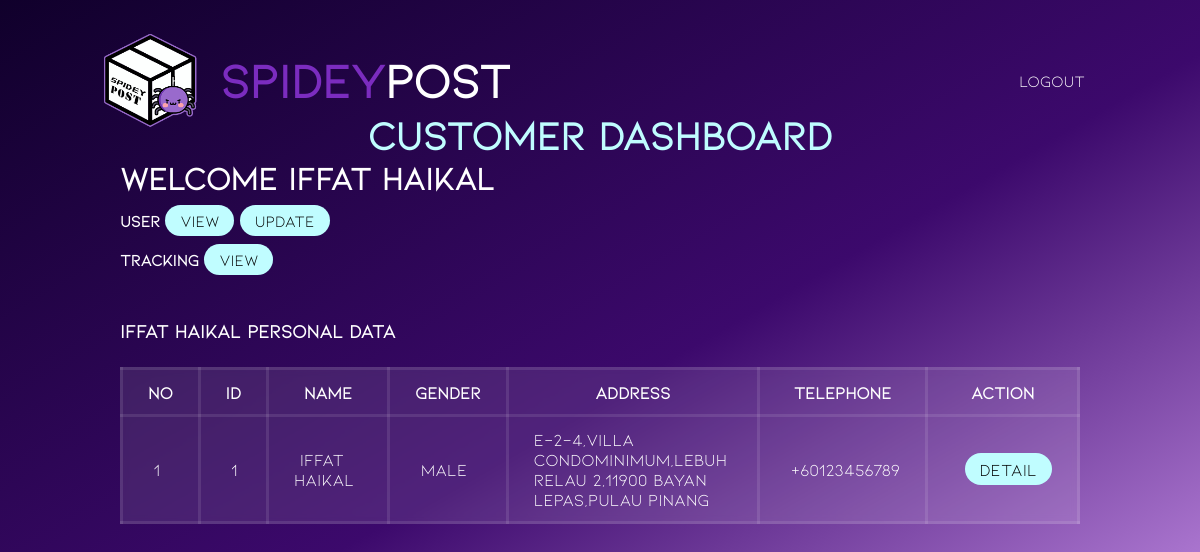
The page /user/view_user.php (signed in) on the database its author committed.
### tables this page shows
CREATE TABLE `customer` (
  `custID` int(10) NOT NULL,
  `username` varchar(50) NOT NULL,
  `password` varchar(50) NOT NULL,
  `custName` varchar(255) NOT NULL,
  `gender` int(5) NOT NULL,
  `custAddress` varchar(255) NOT NULL,
  `custContact` varchar(12) NOT NULL,
  `custEmail` varchar(50) NOT NULL,
  `level_id` int(3) NOT NULL
);

### user/view_user.php (the view, shortened to what this page needs)
<!DOCTYPE html>
<?php
include('../include/dbconn.php');
?>
<html lang="en">
<head>
    <link rel="stylesheet" href="./dashboard.css">
</head>
<body>
    <header id="header">
        <a href="#" class="logo">
            <img src="../Sources/Logo.png" alt="Logo">
            <h2>
                <div>Spidey</div> Post
            </h2>
        </a>
        <ul class="navigation">
            <li><a href="../login/logout.php">Logout</a></li>
        </ul>
    </header>
    <div class="container">
        <div class="bar">
            <h1> Customer Dashboard</h1>
        </div>
        <div class="main">
            <div class="greetinguser">
                <h1>Welcome <?php echo $_SESSION['username']; ?></h1>
                <b>User</b>
                <a href="view_user.php">View</a>
                <a href="update_user.php">Update<br></a>
                <div class="track">
                    <b>Tracking</b>
                    <a href="view_tracking.php">View</a>
                </div>
            </div>
        </div>
        <div class="main">
            <h3> <?php echo ucwords(strtolower($_SESSION['username'])); ?> Personal Data</h3>
            <?php
            $username = $_SESSION['username'];
            $query = "SELECT * FROM customer where custName = '$username' ";
            $result = mysqli_query($dbconn, $query) or die("Error: " . mysqli_error($dbconn));
            $numrow = mysqli_num_rows($result);
            ?>
            <table class="tableContent" cellpadding="0" cellspacing="0">
                <thead>
                    <tr>
                        <th width="3%">No</td>
                        <th width="5px">ID</td>
                        <th width="26%">Name</td>
                        <th width="8%">Gender</td>
                        <th width="35%">Address</td>
                        <th width="9%">Telephone</td>
                        <th colspan="2">Action</td>
                    </tr>
                </thead>
                <?php
                for ($a = 0; $a < $numrow; $a++) {
                    $row = mysqli_fetch_array($result);
                ?>
                    <tbody>
                        <tr>
                            <td>&nbsp;<?php echo $a + 1; ?></td>
                            <td>&nbsp;<?php echo ucwords(strtolower($row['custID'])); ?></td>
                            <td>&nbsp;<?php echo ucwords(strtolower($row['custName'])); ?></td>
                            <td>&nbsp;<?php if ($row['gender'] == 1) {
                                            echo 'Male';
                                        } else {
                                            echo 'Female';
                                        } ?></td>
                            <td><?php echo ucwords(strtolower($row['custAddress'])); ?></td>
                            <td>&nbsp;<?php echo $row['custContact']; ?></td>
                            <td width="5%">&nbsp;&nbsp;<a class="one" href="detail_user.php?user=<?php echo $username; ?>">Detail</a></td>
                        </tr>
                    </tbody>
                <?php
                }
                ?>
            </table>
        </div>
    </div>
</body>
</html>

### user/dashboard.css (style rules this page uses)
* { margin: 0; padding: 0; box-sizing: border-box; font-family: 'Kiona'; color: white; }
body { display: flex; justify-content: center; align-items: center; flex-wrap: wrap; background: linear-gradient(150deg, #10002b,#3c096c, #e0aaff); min-height: 100vh; background-repeat: no-repeat; background-attachment: fixed; }
#header { position: absolute; top: 0; left: 0; width: 100%; padding: 30px 100px; display: flex; justify-content: space-between; align-items: center; z-index: 10000; }
#header .logo { display: flex; color: white; font-weight: 700; font-size: 2em; text-decoration: none; }
#header .logo img { max-height: 100px; padding-right: 20px; }
#header .logo h2 { margin-top: 20px; display: flex; }
#header .logo h2 div { color: #7b2cbf; }
#header .navigation { display: flex; justify-content: center; align-items: center; }
#header .navigation li { list-style: none; margin-left: 20px; }
#header .navigation li a { text-decoration: none; padding: 6px 15px; color: white; border-radius: 20px; }
.container { position: relative; width: 80%; height: 80vh; margin-top: 5%; }
.container .bar { display: flex; justify-content: center; font-size: 20px; font-weight: 500; }
.container .bar h1 { color: #c0fdff; }
.container a { background: #c0fdff; color: #000000; padding: 6px 15px; border-radius: 20px; text-decoration: none; text-align: center; }
.greetinguser h1 { margin-bottom: 15px; }
.greetinguser .track { margin-top: 20px; }
.main { padding-bottom: 50px; }
.tableContent { border-collapse: collapse; margin: 25px 0; font-size: 17px; min-width: 400px; backdrop-filter: blur(4px); background: rgba(255, 255, 255, 0.1); }
.tableContent thead tr { color: #9d9171; text-align: center; font-weight: 500; }
.tableContent tbody tr { color: #fff; font-weight: 500; }
.tableContent th, .tableContent td { padding: 12px 25px; border: 3px solid rgba(255, 255, 255, 0.1); }

### rows shown on the page
customer: custID "1", custName "Iffat Haikal", gender "Male", custAddress "E-2-4,villa Condominimum,lebuh Relau 2,11900 Bayan Lepas,pulau Pinang", custContact "+60123456789"

### other values the page prints
$_SESSION['username'] "Iffat Haikal"
